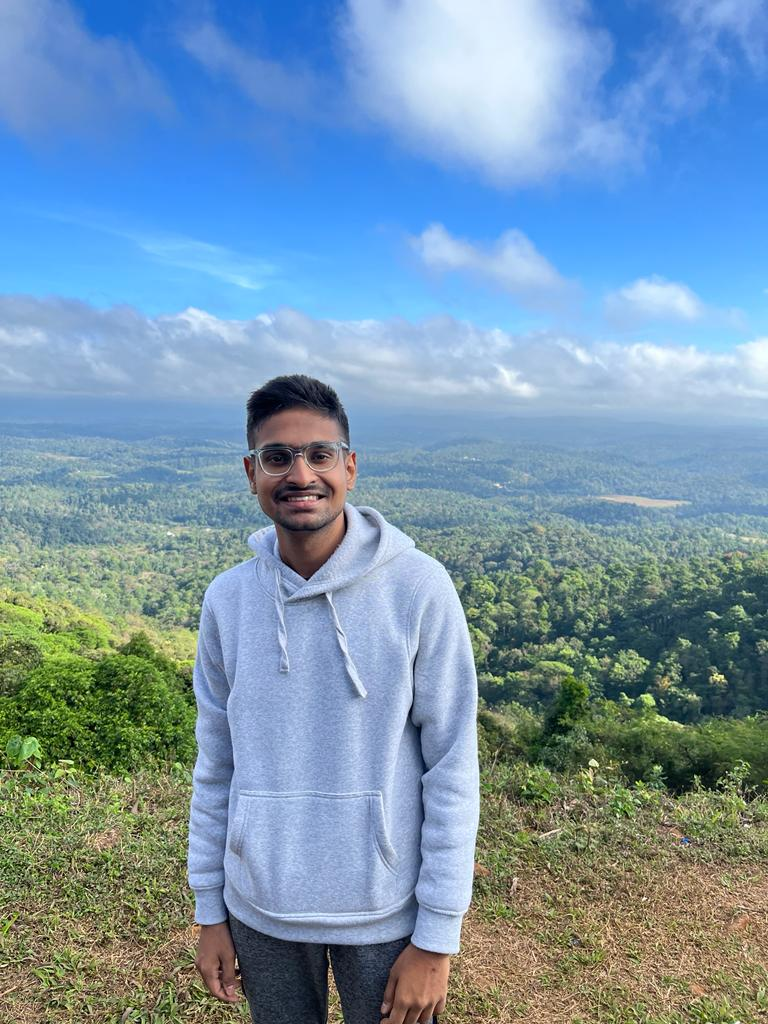
#> input picture me.jpeg, 768 x 1024 px
$ python script.py me.jpeg
#> lines starting #> are read from the running program, lines starting #| are printed output that depends on the picture
import sys
from skimage import io
from sklearn.cluster import KMeans
import numpy as np

# reading filename

filename = sys.argv[1]

# reading the image
image = io.imread(filename)
#> image is the input picture: shape (1024, 768, 3); mean R, G, B 119.7, 149.9, 172.6

# preprocessing
rows, cols = image.shape[0], image.shape[1]
#> rows = 1024; cols = 768
image = image.reshape(rows * cols, 3)

# modelling
print('Compressing...')
kMeans = KMeans(n_clusters = 4)
kMeans.fit(image)

# getting centers and labels
centers = np.asarray(kMeans.cluster_centers_, dtype=np.uint8)
labels = np.asarray(kMeans.labels_, dtype = np.uint8)
labels = np.reshape(labels, (rows, cols))
print('Almost done.')

# reconstructing the image
newImage = np.zeros((rows, cols, 3), dtype=np.uint8)
for i in range(rows):
    for j in range(cols):
            # assinging every pixel the rgb color of their label's center
            newImage[i, j, :] = centers[labels[i, j], :]
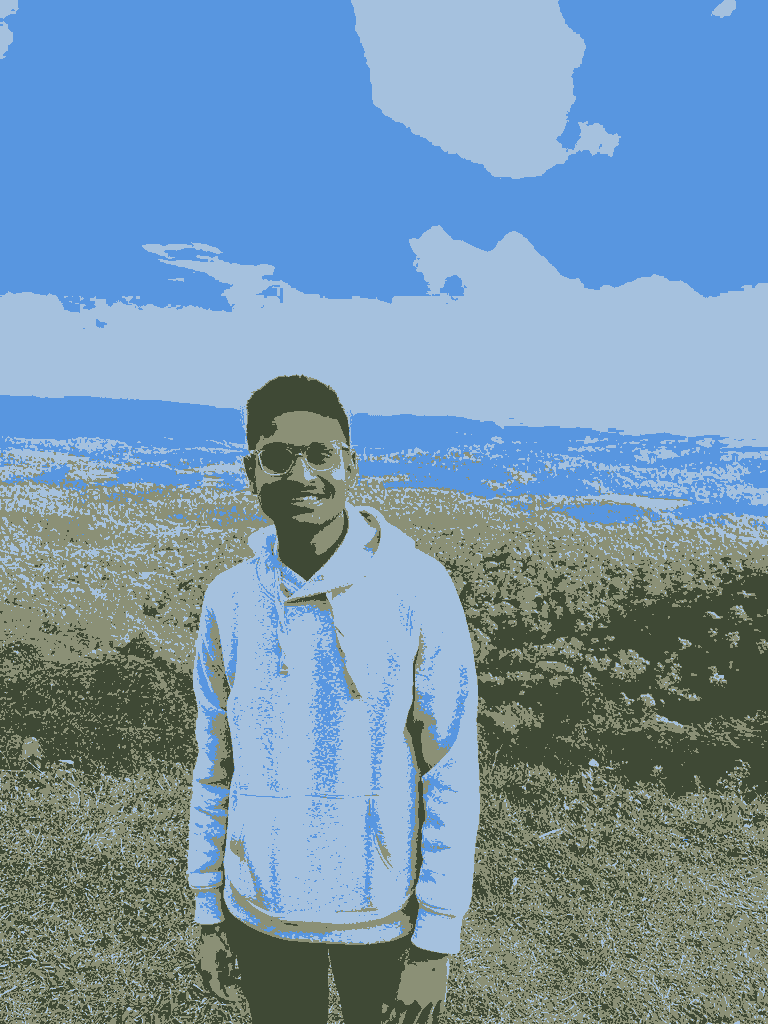
#> newImage: shape (1024, 768, 3); mean of channels 0, 1, 2 118.9, 149.3, 172.1; drawn as R, G, B
io.imsave(filename.split('.')[0] + '-compressed.png', newImage)

print('Image has been compressed sucessfully.')
